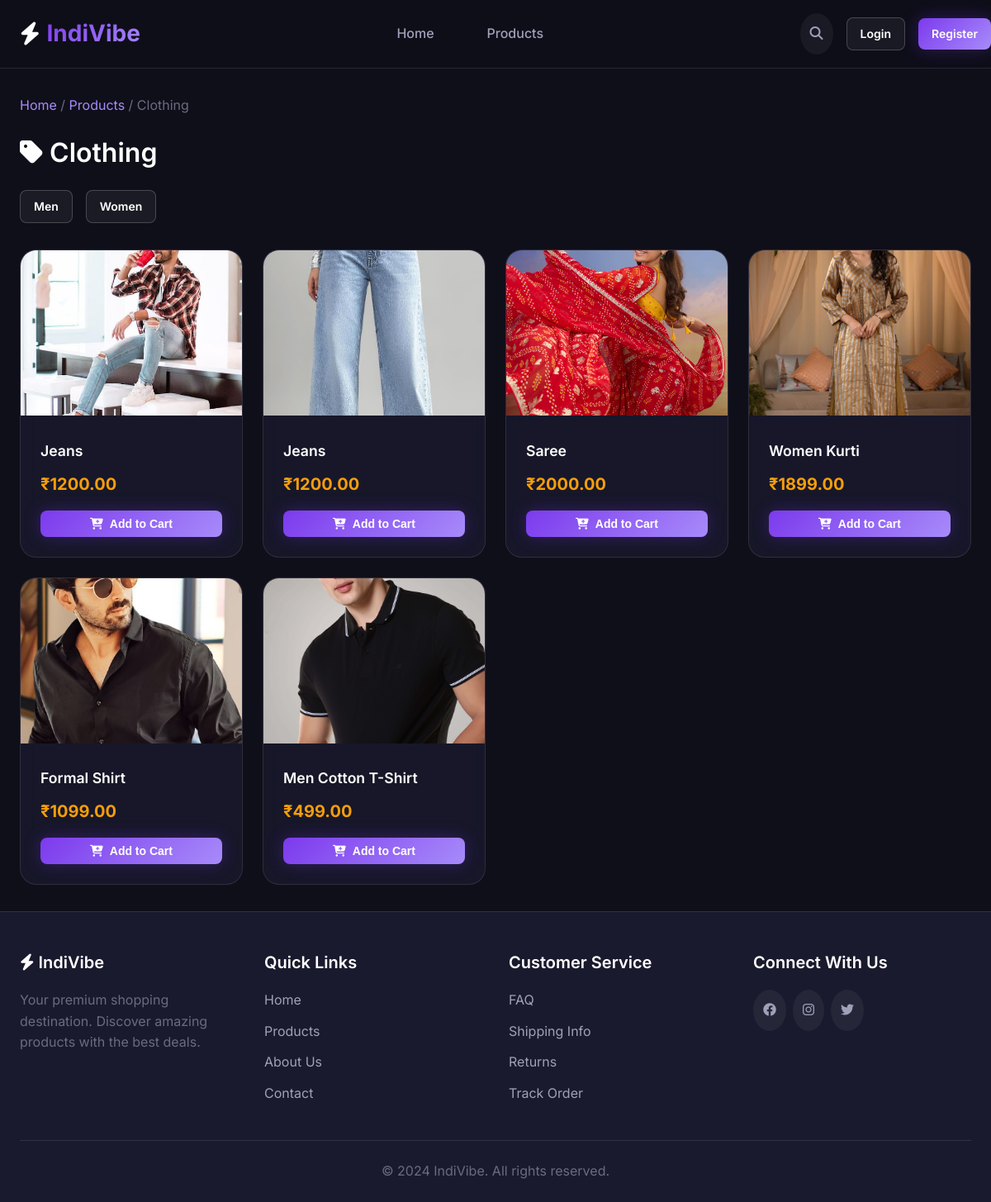
The page /products/category/clothing/ on the database its author committed.
### products/models.py (models this page shows, shortened)
class Category(models.Model):
    name = models.CharField(max_length=100)
    slug = models.SlugField(max_length=100, unique=True, blank=True)
    image = models.ImageField(upload_to='categories/', blank=True, null=True)
    is_active = models.BooleanField(default=True)
    created_at = models.DateTimeField(auto_now_add=True)
    class Meta:
        db_table = 'categories'
        verbose_name = 'Category'
        verbose_name_plural = 'Categories'
        ordering = ['name']

class SubCategory(models.Model):
    category = models.ForeignKey(Category, on_delete=models.CASCADE, related_name='subcategories')
    name = models.CharField(max_length=100)
    slug = models.SlugField(max_length=100, blank=True)
    image = models.ImageField(upload_to='subcategories/', blank=True, null=True)
    is_active = models.BooleanField(default=True)
    created_at = models.DateTimeField(auto_now_add=True)
    class Meta:
        db_table = 'subcategories'
        verbose_name = 'Sub Category'
        verbose_name_plural = 'Sub Categories'
        ordering = ['name']
        unique_together = ['category', 'slug']

class Product(models.Model):
    category = models.ForeignKey(Category, on_delete=models.CASCADE, related_name='products')
    subcategory = models.ForeignKey(SubCategory, on_delete=models.SET_NULL, null=True, blank=True, related_name='products')
    seller = models.ForeignKey(settings.AUTH_USER_MODEL, on_delete=models.CASCADE, related_name='products')
    name = models.CharField(max_length=200)
    slug = models.SlugField(max_length=200, blank=True)
    description = models.TextField()
    price = models.DecimalField(max_digits=10, decimal_places=2)
    discount_price = models.DecimalField(max_digits=10, decimal_places=2, blank=True, null=True)
    stock = models.PositiveIntegerField(default=0)
    image = models.ImageField(upload_to='products/')
    is_active = models.BooleanField(default=True)
    is_featured = models.BooleanField(default=False)
    created_at = models.DateTimeField(auto_now_add=True)
    updated_at = models.DateTimeField(auto_now=True)
    class Meta:
        db_table = 'products'
        verbose_name = 'Product'
        verbose_name_plural = 'Products'
        ordering = ['-created_at']
    @property
    def display_price(self):
        return self.discount_price if self.discount_price else self.price

### products/views.py (the view)
# urls.py: path('category/<slug:category_slug>/', views.category_products, name='category_products'),
def category_products(request, category_slug):
    category = get_object_or_404(Category, slug=category_slug, is_active=True)
    products = Product.objects.filter(category=category, is_active=True)
    subcategories = category.subcategories.filter(is_active=True)
    paginator = Paginator(products, 12)
    page = request.GET.get('page')
    products = paginator.get_page(page)
    context = {
        'category': category,
        'products': products,
        'subcategories': subcategories,
    }
    return render(request, 'products/category_products.html', context)

### cart/context_processors.py (called while the page is built, shortened)
def cart_count(request):
    count = 0
    return {'cart_count': count}

### templates/products/category_products.html (shortened to what this page needs)
{% extends 'base.html' %}
{% block content %}
<div class="container">
    <nav class="text-muted mb-3">
        <a href="{% url 'home' %}">Home</a> /
        <a href="{% url 'products:product_list' %}">Products</a> /
        {{ category.name }}
    </nav>
    <h2><i class="fas fa-tag"></i> {{ category.name }}</h2>
    {% if subcategories %}
    <div class="d-flex gap-2 mt-3 mb-4">
        {% for subcat in subcategories %}
        <a href="{% url 'products:subcategory_products' category.slug subcat.slug %}" class="btn btn-secondary btn-sm">
            {{ subcat.name }}
        </a>
        {% endfor %}
    </div>
    {% endif %}
    {% if products %}
    <div class="grid grid-4">
        {% for product in products %}
        <div class="card product-card">
            <a href="{% url 'products:product_detail' slug=product.slug %}">
                {% if product.image %}
                <img src="{{ product.image.url }}" alt="{{ product.name }}" class="card-img">
                {% endif %}
            </a>
            <div class="card-body">
                <h4 class="card-title">{{ product.name }}</h4>
                <div class="product-price">
                    <span class="price-current">₹{{ product.display_price }}</span>
                </div>
                <form action="{% url 'cart:add' product.id %}" method="post" class="mt-2">
                    <button type="submit" class="btn btn-primary btn-sm" style="width: 100%;">
                        <i class="fas fa-cart-plus"></i> Add to Cart
                    </button>
                </form>
            </div>
        </div>
        {% endfor %}
    </div>
    {% else %}
    <div class="card text-center" style="padding: 4rem;">
        <p class="text-muted">No products in this category</p>
    </div>
    {% endif %}
</div>
{% endblock %}

### static/css/style.css (style rules this page uses)
:root { --primary: #7C3AED; --primary-light: #A78BFA; --primary-dark: #5B21B6; --primary-gradient: linear-gradient(135deg, #7C3AED 0%, #A78BFA 100%); --secondary: #F59E0B; --secondary-light: #FCD34D; --secondary-dark: #D97706; --bg-primary: #0F0F1A; --bg-secondary: #1A1A2E; --bg-card: rgba(26, 26, 46, 0.8); --bg-glass: rgba(255, 255, 255, 0.05); --text-primary: #FFFFFF; --text-secondary: #A0A0B8; --text-muted: #6B6B80; --success: #10B981; --warning: #F59E0B; --error: #EF4444; --info: #3B82F6; --shadow-sm: 0 2px 4px rgba(0, 0, 0, 0.3); --shadow-md: 0 4px 12px rgba(0, 0, 0, 0.4); --shadow-lg: 0 8px 24px rgba(0, 0, 0, 0.5); --shadow-glow: 0 0 20px rgba(124, 58, 237, 0.3); --radius-sm: 8px; --radius-md: 12px; --radius-lg: 20px; --radius-full: 50%; --transition-fast: 0.2s ease; --transition-normal: 0.3s ease; --transition-slow: 0.5s ease; }
*, *::before, *::after { margin: 0; padding: 0; box-sizing: border-box; }
html { scroll-behavior: smooth; }
body { font-family: 'Inter', 'Segoe UI', -apple-system, BlinkMacSystemFont, sans-serif; background: var(--bg-primary); color: var(--text-primary); line-height: 1.6; min-height: 100vh; }
a { color: var(--primary-light); text-decoration: none; transition: color var(--transition-fast); }
img { max-width: 100%; height: auto; }
h1, h2, h3, h4, h5, h6 { font-weight: 600; line-height: 1.3; margin-bottom: 1rem; }
h2 { font-size: 2rem; }
h4 { font-size: 1.25rem; }
.container { width: 100%; max-width: 1280px; margin: 0 auto; padding: 0 1.5rem; }
.btn { display: inline-flex; align-items: center; justify-content: center; gap: 0.5rem; padding: 0.75rem 1.5rem; font-size: 1rem; font-weight: 600; border: none; border-radius: var(--radius-sm); cursor: pointer; transition: all var(--transition-fast); }
.btn-primary { background: var(--primary-gradient); color: var(--text-primary); box-shadow: var(--shadow-glow); }
.btn-secondary { background: var(--bg-glass); color: var(--text-primary); border: 1px solid rgba(255, 255, 255, 0.2); }
.btn-sm { padding: 0.5rem 1rem; font-size: 0.875rem; }
.card { background: var(--bg-card); backdrop-filter: blur(10px); border: 1px solid rgba(255, 255, 255, 0.1); border-radius: var(--radius-lg); overflow: hidden; transition: all var(--transition-normal); }
.card-img { width: 100%; height: 200px; object-fit: cover; }
.card-body { padding: 1.5rem; }
.card-title { font-size: 1.1rem; font-weight: 600; margin-bottom: 0.5rem; color: var(--text-primary); }
.product-card { position: relative; }
.product-price { display: flex; align-items: center; gap: 0.75rem; margin: 0.75rem 0; }
.price-current { font-size: 1.25rem; font-weight: 700; color: var(--secondary); }
.grid { display: grid; gap: 1.5rem; }
.grid-4 { grid-template-columns: repeat(4, 1fr); }
.text-muted { color: var(--text-muted); }
.mt-2 { margin-top: 1rem; }
.mt-3 { margin-top: 1.5rem; }
.mb-3 { margin-bottom: 1.5rem; }
.mb-4 { margin-bottom: 2rem; }
.d-flex { display: flex; }
.gap-2 { gap: 1rem; }

### rows shown on the page
Category: name "Clothing"
SubCategory: name "Men"
SubCategory: name "Women"
Product: image (picture), name "Jeans", display_price "1200.00"
Product: image (picture), name "Jeans", display_price "1200.00"
Product: image (picture), name "Saree", display_price "2000.00"
Product: image (picture), name "Women Kurti", display_price "1899.00"
Product: image (picture), name "Formal Shirt", display_price "1099.00"
Product: image (picture), name "Men Cotton T-Shirt", display_price "499.00"
